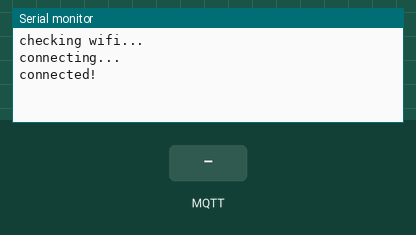
This sketch was run on a simulated Arduino MKR. Shown: the last lines printed to the serial monitor. Inputs (shaded band) come from the test bench. WiFi joins after 1.5 s; servers stay silent unless stated; no MQTT or app messages arrive unless stated.

Above: at 2.7 s.
2.8 s: MQTT message "1" arrives on the first subscribed topic
At 3.8 s:
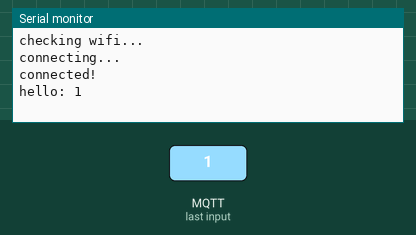
4.3 s: MQTT message "on" arrives on the first subscribed topic
At 4.8 s:
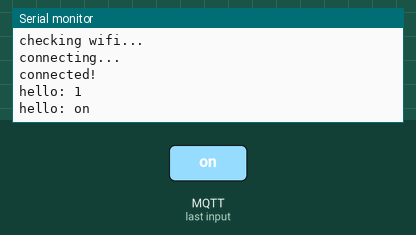
5.8 s: MQTT message "off" arrives on the first subscribed topic
At 7.1 s:
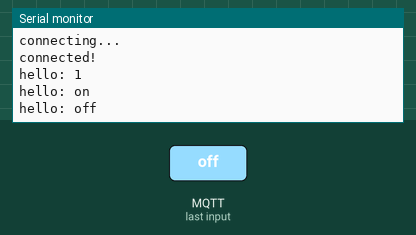

The sketch:

mqtthello_aedes.ino
```cpp
#include <WiFiNINA.h>

#include <MQTT.h>

 char ssid[] = "T-2_4295d1";
 char pass[] = "INNBOX2729000677";
byte server[] = { 192, 168, 64, 101 };
WiFiClient net;
MQTTClient client;

unsigned long lastMillis = 0;

void connect() {
  Serial.print("checking wifi...");
  while (WiFi.status() != WL_CONNECTED) {
    Serial.print(".");
    Serial.print(WiFi.status());
    delay(1000);
  }

  Serial.print("\nconnecting...");
  while (!client.connect("arduino", "public", "public")) {
    Serial.print("/");
    delay(1000);
  }

  Serial.println("\nconnected!");

  client.subscribe("hello");
}

void messageReceived(String &topic, String &payload) {
  Serial.println(topic + ": " + payload);
}

void setup() {
  Serial.begin(115200);

  // start wifi and mqtt
  WiFi.begin(ssid, pass);
  client.begin("192.168.64.101", net);
  client.onMessage(messageReceived);

  connect();
}

void loop() {
  client.loop();
  delay(10);

  // check if connected
  if (!client.connected()) {
    connect();
  }

  // publish a message roughly every second.
  if (millis() - lastMillis > 1000) {
    lastMillis = millis();
    client.publish("/hello", "dorian");
  }
}
```

Measured:
- after the input at 2.8 s, the serial monitor: prints a new line at once (image 1)
- after the input at 4.3 s, the serial monitor: prints a new line at once (image 2)
- after the input at 5.8 s, the serial monitor: prints a new line at once (image 3)
